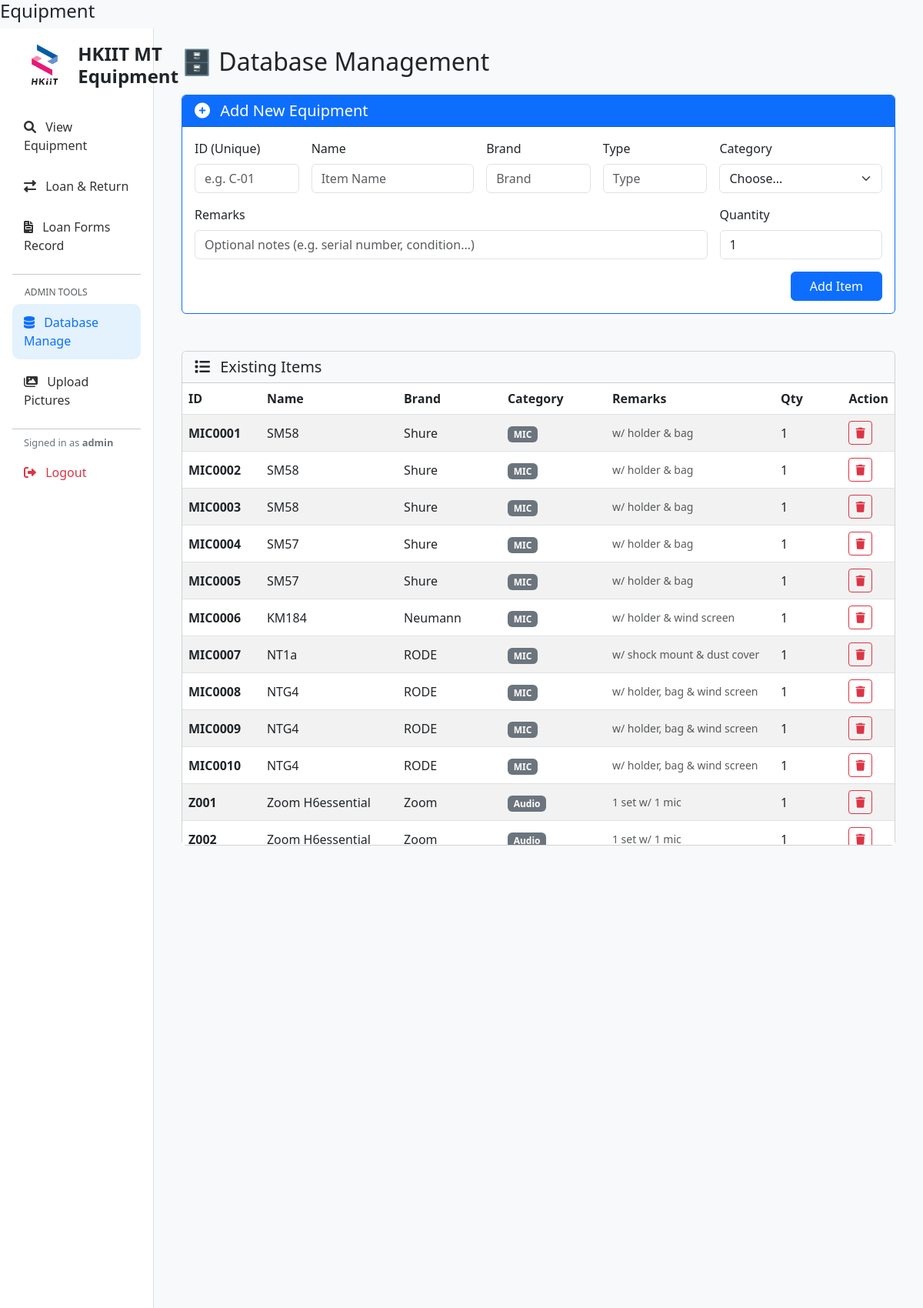
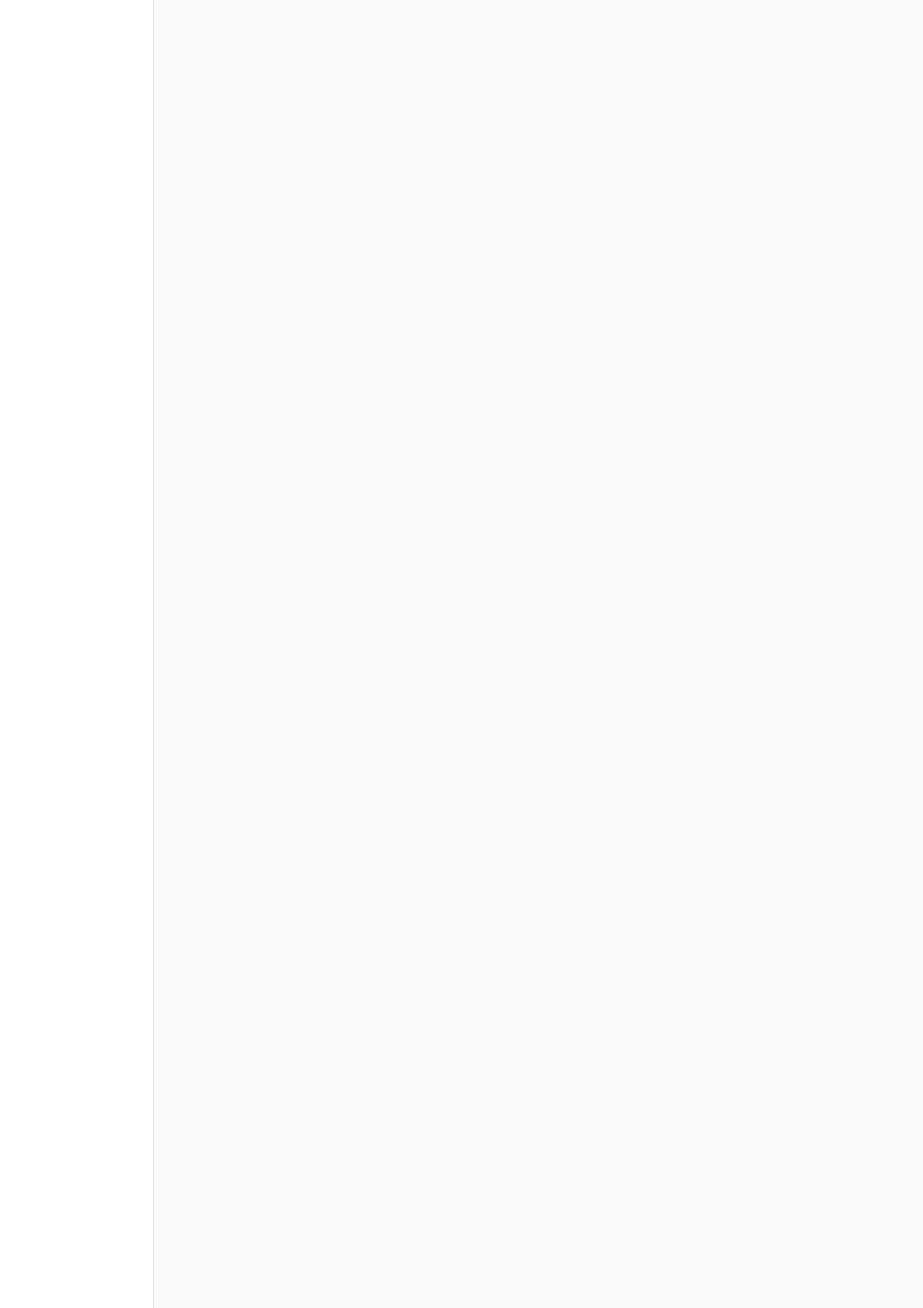
/db_manage (signed in, upper part), run on the app's committed database (2 pictures, top to bottom).
### tables this page shows
CREATE TABLE "Equipment_List" (
"Category" TEXT,
  "Equipment_ID" TEXT,
  "Type" TEXT,
  "Brand" TEXT,
  "Name" TEXT,
  "Remarks" TEXT,
  "Qty" INTEGER,
  "item_created" TEXT
);

### app.py (the view, shortened to what this page needs)
@app.route('/db_manage', methods=['GET', 'POST'])
def db_manage():
    if 'user' not in session: return redirect(url_for('dashboard'))
    conn = get_db()
    df = pd.read_sql_query("SELECT * FROM Equipment_List ORDER BY item_created DESC", conn)
    return render_template('db_manage.html', items=df.to_dict(orient='records'), brands=fetch_brands('ALL'), types=fetch_types())

### app.py (called while the page is built)
def get_db():
    db = getattr(g, '_database', None)
    if db is None:
        db = g._database = sqlite3.connect(DATABASE)
        db.row_factory = sqlite3.Row
    return db

@app.teardown_appcontext
def close_connection(exception):
    db = getattr(g, '_database', None)
    if db is not None:
        db.close()

@app.context_processor
def utility_processor():
    def get_icon_path(prefix, name):
        filename = f"{prefix}_{name}.png"
        filepath = os.path.join(app.config['UPLOAD_FOLDER'], filename)
        if os.path.exists(filepath):
            return url_for('static', filename=f'icons/{filename}')
        return None
    return dict(get_icon_path=get_icon_path)

def fetch_types():
    conn = get_db()
    try:
        query = "SELECT DISTINCT Type FROM Equipment_List ORDER BY Type"
        df = pd.read_sql_query(query, conn)
        return df['Type'].tolist()
    except:
        return []

### templates/db_manage.html (shortened to what this page needs)
{% extends "base.html" %}
{% block content %}
<div class="container">
    <h2 class="mb-4">🗄️ Database Management</h2>
    <div class="card mb-5 border-primary">
        <div class="card-header bg-primary text-white">
            <h5 class="mb-0"><i class="fas fa-plus-circle me-2"></i> Add New Equipment</h5>
        </div>
        <div class="card-body">
            <form method="POST">
                <div class="row g-3">
                    <div class="col-md-2">
                        <label class="form-label">ID (Unique)</label>
                        <input type="text" name="new_id" class="form-control" placeholder="e.g. C-01" required>
                    </div>
                    <div class="col-md-3">
                        <label class="form-label">Name</label>
                        <input type="text" name="name" class="form-control" placeholder="Item Name" required>
                    </div>
                    <div class="col-md-2">
                        <label class="form-label">Brand</label>
                        <input type="text" name="brand" list="brand_list" class="form-control" placeholder="Brand" required>
                    </div>
                    <div class="col-md-2">
                        <label class="form-label">Type</label>
                        <input type="text" name="type" list="type_list" class="form-control" placeholder="Type" required>
                    </div>
                    <div class="col-md-3">
                        <label class="form-label">Category</label>
                        <select name="category" class="form-select" required>
                            <option value="" disabled selected>Choose...</option>
                        </select>
                    </div>
                    <div class="col-md-9">
                        <label class="form-label">Remarks</label>
                        <input type="text" name="remarks" class="form-control" placeholder="Optional notes (e.g. serial number, condition...)">
                    </div>
                    <div class="col-md-3">
                        <label class="form-label">Quantity</label>
                        <input type="number" name="qty" class="form-control" value="1" min="1" required>
                    </div>
                </div>
                <div class="mt-3 text-end">
                    <button type="submit" class="btn btn-primary px-4">Add Item</button>
                </div>
            </form>
        </div>
    </div>
    <div class="card">
        <div class="card-header bg-light">
            <h5 class="mb-0"><i class="fas fa-list me-2"></i> Existing Items</h5>
        </div>
        <div class="card-body p-0">
            <div class="table-responsive" style="max-height: 600px;">
                <table class="table table-striped table-hover mb-0 align-middle">
                    <thead class="sticky-top bg-white border-bottom">
                        <tr>
                            <th width="10%">ID</th>
                            <th width="20%">Name</th>
                            <th width="15%">Brand</th>
                            <th width="15%">Category</th>
                            <th width="25%">Remarks</th>
                            <th width="10%">Qty</th>
                            <th width="5%">Action</th>
                        </tr>
                    </thead>
                    <tbody>
                        {% for item in items %}
                        <tr>
                            <td class="fw-bold">{{ item['Equipment_ID'] }}</td>
                            <td>{{ item['Name'] }}</td>
                            <td>{{ item['Brand'] }}</td>
                            <td><span class="badge bg-secondary">{{ item['Category'] }}</span></td>
                            <td class="text-muted small">{{ item['Remarks'] if item['Remarks'] else '-' }}</td>
                            <td>{{ item['Qty'] }}</td>
                            <td>
                                <form method="POST" onsubmit="return confirm('Are you sure you want to DELETE {{ item.Name }} (ID: {{ item.Equipment_ID }})? This cannot be undone.');">
                                    <button type="submit" class="btn btn-sm btn-outline-danger" title="Delete Item">
                                        <i class="fas fa-trash"></i>
                                    </button>
                                </form>
                            </td>
                        </tr>
                        {% else %}
                        <tr>
                            <td colspan="7" class="text-center py-4 text-muted">No items found in database.</td>
                        </tr>
                        {% endfor %}
                    </tbody>
                </table>
            </div>
        </div>
    </div>
</div>
{% endblock %}

### templates/base.html (shortened to what this page needs)
<!DOCTYPE html>
<html lang="en">
<head>
    <h4>Equipment</h4>
    <link href="https://cdn.jsdelivr.net/npm/bootstrap@5.3.0/dist/css/bootstrap.min.css" rel="stylesheet">
    <link rel="stylesheet" href="https://cdnjs.cloudflare.com/ajax/libs/font-awesome/6.0.0/css/all.min.css">
</head>
<body>
<div class="container-fluid flex-grow-1">
    <div class="row h-100">
        <div class="col-md-2 sidebar p-3 d-flex flex-column">
            <div class="d-flex align-items-center mb-4 px-2">
                <img src="{{ url_for('static', filename='logo.png') }}"
                     alt="Logo"
                     onerror="this.style.display='none'"
                     style="height: 4rem; width: auto; margin-right: 10px; object-fit: contain;">
                <h4 class="mb-0" style="font-weight: 700; font-size: 1.5rem;">HKIIT MT Equipment</h4>
            </div>
            <nav class="nav flex-column mb-auto">
                <a class="nav-link {% if request.endpoint == 'dashboard' %}active{% endif %}" href="{{ url_for('dashboard') }}">
                    <i class="fas fa-search me-2"></i> View Equipment
                </a>
                {% if session.get('user') %}
                    <a class="nav-link {% if request.endpoint == 'loan_return' %}active{% endif %}" href="{{ url_for('loan_return') }}">
                        <i class="fas fa-exchange-alt me-2"></i> Loan & Return
                    </a>
                    <a class="nav-link {% if request.endpoint == 'loan_forms' %}active{% endif %}" href="{{ url_for('loan_forms') }}">
                        <i class="fas fa-file-invoice me-2"></i> Loan Forms Record
                    </a>
                    <hr class="my-2">
                    <h6 class="text-muted px-3 mt-2" style="font-size: 0.75rem; text-transform: uppercase;">Admin Tools</h6>
                    <a class="nav-link {% if request.endpoint == 'db_manage' %}active{% endif %}" href="{{ url_for('db_manage') }}">
                        <i class="fas fa-database me-2"></i> Database Manage
                    </a>
                    <a class="nav-link {% if request.endpoint == 'upload_images' %}active{% endif %}" href="{{ url_for('upload_images') }}">
                        <i class="fas fa-images me-2"></i> Upload Pictures
                    </a>
                    <hr class="my-2">
                    <span class="user-badge">Signed in as <strong>{{ session.get('user') }}</strong></span>
                    <a class="nav-link logout-link" href="{{ url_for('logout') }}">
                        <i class="fas fa-sign-out-alt me-2"></i> Logout
                    </a>
                {% endif %}
            </nav>
        </div>
        <div class="col-md-10 p-4">
            {% block content %}{% endblock %}
        </div>
    </div>
</div>
</body>
</html>

### templates/base.html (style rules this page uses)
body { background-color: #f8f9fa; min-height: 100vh; display: flex; flex-direction: column; }
.sidebar { min-height: 100vh; background: #fff; border-right: 1px solid #ddd; }
.nav-link { color: #333; font-weight: 500; padding: 12px 15px; margin-bottom: 5px; transition: all 0.2s; }
.nav-link.active { background-color: #e3f2fd; color: #0d6efd; border-radius: 10px; }
.logout-link { color: #dc3545; }
.user-badge { font-size: 0.8rem; color: #6c757d; padding-left: 15px; margin-bottom: 5px; display: block; }

### data on the page
Equipment_List: Equipment_ID "MIC0001", Name "SM58", Brand "Shure", Category "MIC", Remarks "w/ holder & bag", Qty "1"
Equipment_List: Equipment_ID "MIC0002", Name "SM58", Brand "Shure", Category "MIC", Remarks "w/ holder & bag", Qty "1"
Equipment_List: Equipment_ID "MIC0003", Name "SM58", Brand "Shure", Category "MIC", Remarks "w/ holder & bag", Qty "1"
Equipment_List: Equipment_ID "MIC0004", Name "SM57", Brand "Shure", Category "MIC", Remarks "w/ holder & bag", Qty "1"
Equipment_List: Equipment_ID "MIC0005", Name "SM57", Brand "Shure", Category "MIC", Remarks "w/ holder & bag", Qty "1"
Equipment_List: Equipment_ID "MIC0006", Name "KM184", Brand "Neumann", Category "MIC", Remarks "w/ holder & wind screen", Qty "1"
Equipment_List: Equipment_ID "MIC0007", Name "NT1a", Brand "RODE", Category "MIC", Remarks "w/ shock mount & dust cover", Qty "1"
Equipment_List: Equipment_ID "MIC0008", Name "NTG4", Brand "RODE", Category "MIC", Remarks "w/ holder, bag & wind screen", Qty "1"
Equipment_List: Equipment_ID "MIC0009", Name "NTG4", Brand "RODE", Category "MIC", Remarks "w/ holder, bag & wind screen", Qty "1"
Equipment_List: Equipment_ID "MIC0010", Name "NTG4", Brand "RODE", Category "MIC", Remarks "w/ holder, bag & wind screen", Qty "1"
Equipment_List: Equipment_ID "Z001", Name "Zoom H6essential", Brand "Zoom", Category "Audio", Remarks "1 set w/ 1 mic", Qty "1"
Equipment_List: Equipment_ID "Z002", Name "Zoom H6essential", Brand "Zoom", Category "Audio", Remarks "1 set w/ 1 mic", Qty "1"

### other printed values
{{ session.get('user') }} "admin"
